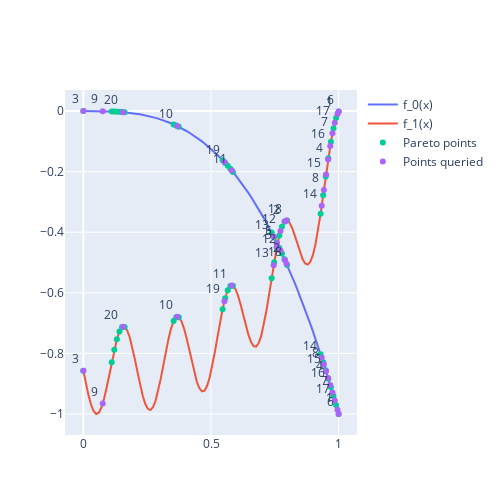

This figure's notebook cell:
### Code cell
xs = Tensor([
#         [0.8947],
#         [0.0392],
#         [0.4709],
#         [0.6831],
#         [0.9031],
#         [0.2534],
#         [0.6834],
#         [0.8981],
#         [0.1028],
#         [0.8616],
[0.9954],
        [0.7894],
        [0.0000],
        [0.9588],
        [0.7582],
        [1.0000],
        [0.9757],
        [0.9422],
        [0.0759],
        [0.3678],
        [0.5812],
        [0.7722],
        [0.7455],
        [0.9337],
        [0.9505],
        [0.9670],
        [0.9848],
        [0.7960],
        [0.5525],
        [0.1549]
])
ys = problem(xs)

fig = go.Figure(data=[
#     go.Surface(z=z[:, 0].reshape(N, N), x=x, y=y),
    go.Scatter(y=z[:, 0], x=x[:, 0], mode='lines', name='f_0(x)'),
    go.Scatter(y=z[:, 1], x=x[:, 0], mode='lines', name='f_1(x)'),
    go.Scatter(y=torch.cat([z[a, 0], z[a, 1]], dim=0), 
               x=torch.cat([x[a, 0], x[a, 0]], dim=0), mode='markers', name='Pareto points'),
    go.Scatter(y=torch.cat([ys[:, 0], ys[:, 1]], dim=0), 
               x=torch.cat([xs[:, 0], xs[:, 0]], dim=0), 
               mode='markers+text', name='Points queried',
               text=2*list(range(1, 21)),
               textposition="top left"),
])
fig.update_layout(width=500, height=500,
                  margin=dict(l=65, r=50, b=65, t=90))
fig.show()
